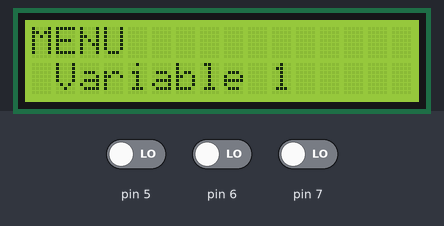
The sketch below on a simulated Arduino Uno, built with avr-gcc and run on an emulated ATmega328P. Parts: 16×2 character LCD. The inputs (shaded band) are chosen by the test bench; at power-on: pin 5 LOW, pin 7 LOW, pin 6 LOW. What the sketch prints to the serial monitor is not drawn.

Above: at 1.2 s.
1.3 s: pin 5 driven HIGH
4.0 s: pin 7 driven HIGH
At 5.2 s:
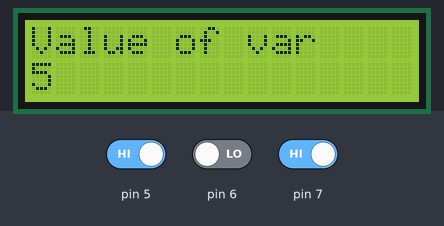
5.8 s: pin 6 driven HIGH
At 5.99 s:
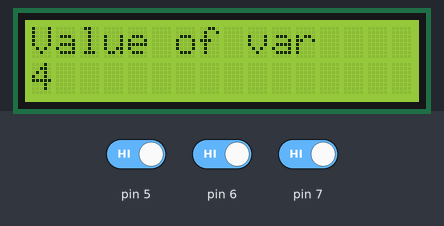
7.8 s: pin 5 driven LOW
At 8.9 s:
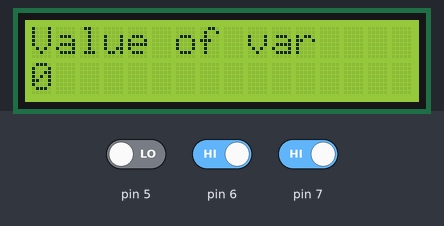
Timing chart, 0 to 10.8 s (numbered marks = the images above; inputs shaded):
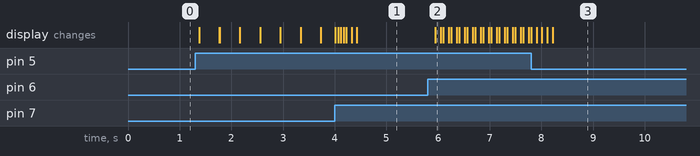

Measured:
- after the input at 4.0 s, the display: first differs from a run without the input after 0.07 s (image 1 shows a later state)
- after the input at 5.8 s, the display: changes after 0.15 s (image 2)
- after the input at 7.8 s, the display: first differs from a run without the input after 0.11 s (image 3 shows a later state)

The sketch:

SINGLE_Menu.ino
```cpp
#include <LiquidCrystal.h>

LiquidCrystal lcd(2,3,10,11,12,13);
int varval=1;

int B3status=0;
void setup()
{
lcd.begin(16,2);
  Serial.begin(9600);
  pinMode(5, INPUT);
  pinMode(6, INPUT);
  pinMode(7, INPUT);

}

void loop()
{
Serial.println("Menu");
Serial.println("Variable");
lcd.setCursor(0,0);
lcd.print("MENU");
lcd.setCursor(1,1);
lcd.print("Variable 1");

if(digitalRead(5) == HIGH)
  {delay(50);
  lcd.clear();
  lcd.setCursor(1,1);
  lcd.print("Variable 1");

  }


if(digitalRead(6) == HIGH)
  { delay(50);
    lcd.clear();
    lcd.setCursor(0,0);
  lcd.print("MENU");
    lcd.setCursor(0,1);
  lcd.print("Variable 2");
    delay(50);
  //Serial.println("Variable 2");
  }

  if(digitalRead(7) == HIGH)
  {
   delay(50);
   B3status=1;
   lcd.clear();
   lcd.setCursor(0,0);
   lcd.print("Variable value");
//     Serial.print("Variable value");
   lcd.setCursor(0,1);
   lcd.print(varval);
//    Serial.print(varval);
   while(B3status = 1)
   {
   if(digitalRead(5) == HIGH)
   {
   delay(50);
   varval = varval + 1;
   varval = constrain(varval,0,5);
   lcd.setCursor(0,1);
   lcd.print(varval);
//   Serial.print(varval);
   }

   if(digitalRead(6) == HIGH)
   {delay(50);
   varval = varval - 1;
   varval = constrain(varval,0,5);
   lcd.setCursor(0,1);
   lcd.print(varval);
//   Serial.print(varval);
   }

   if(digitalRead(7) == HIGH)
   {delay(50);
   lcd.clear();
   lcd.setCursor(0,0);
   lcd.print("Value of var");
   lcd.setCursor(0,1);
   lcd.print(varval);
// Serial.print(varval);
   B3status=0;
   }
  } //while

  }

Serial.println("PROGRAM ENDS");
}
```
